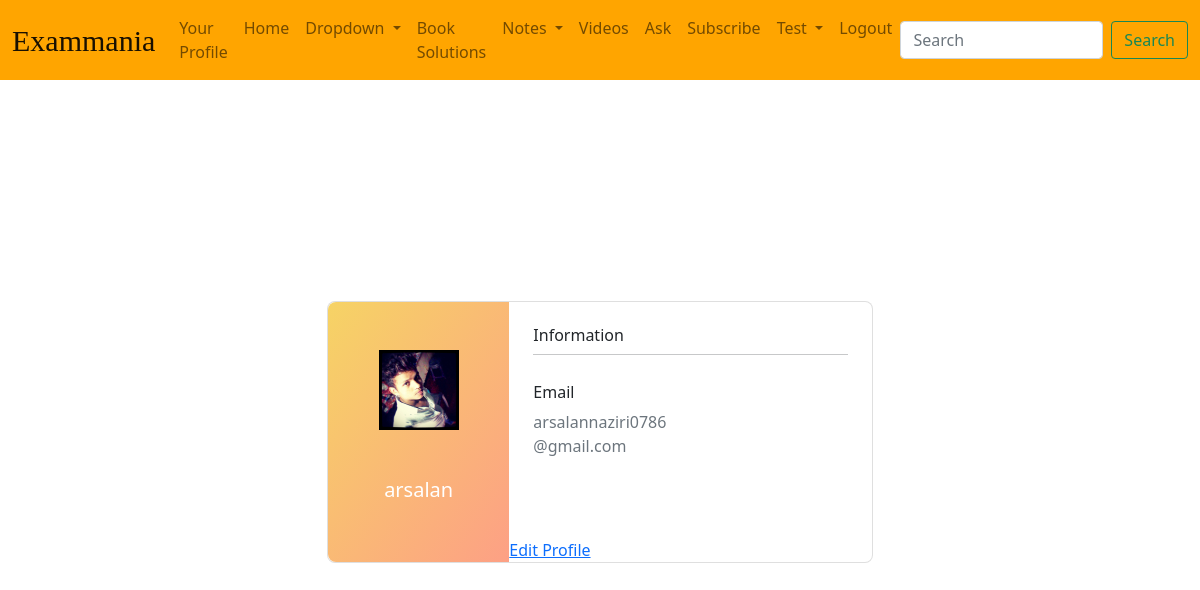
/profile/ (signed in), run on an earlier commit of the app's database.
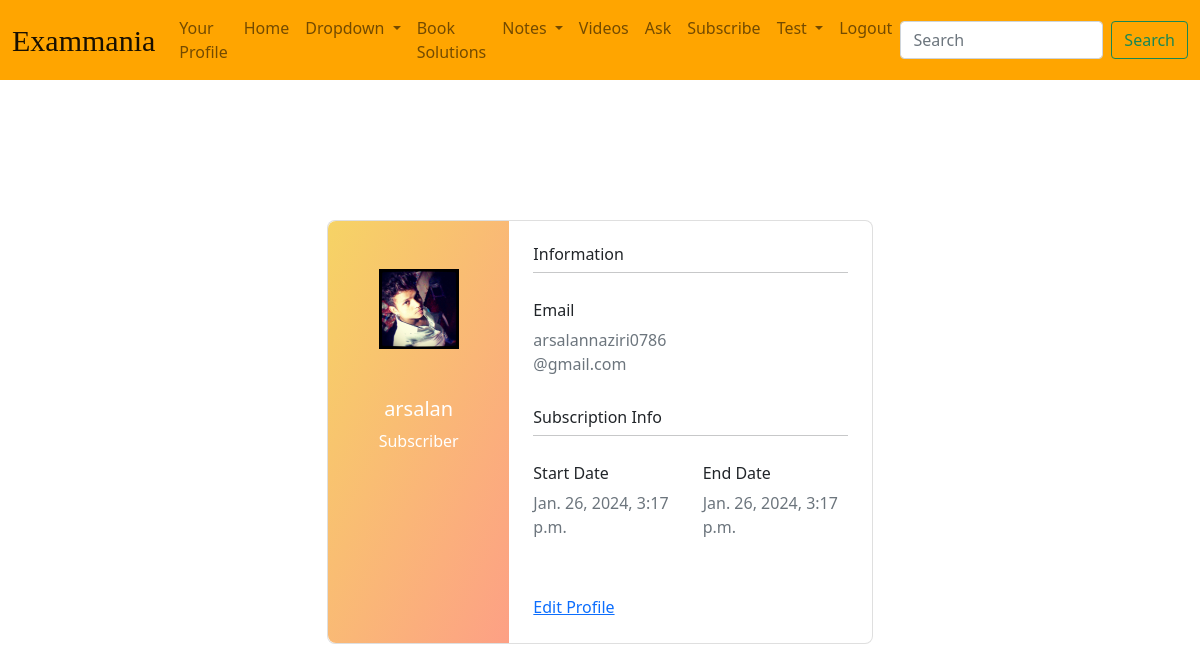
And on a later commit of the database.
### users/models.py (models this page shows, shortened)
class UserProfile(models.Model):
    user = models.OneToOneField(User, on_delete=models.CASCADE)
    city = models.CharField(max_length=100, blank=True, null=True)
    state = models.CharField(max_length=100, blank=True, null=True)
    country = models.CharField(max_length=100, blank=True, null=True)
    phone_no = models.CharField(max_length=15, blank=True, null=True)
    STANDARD_CHOICES = (
        ('9th', '9th Grade'),
        ('10th', '10th Grade'),
        ('11th', '11th Grade'),
        ('12th', '12th Grade'),
        ('12th+', '12th Grade and Above'),
    )
    standard = models.CharField(max_length=10, choices=STANDARD_CHOICES, blank=True, null=True)
    is_subscriber = models.BooleanField(default=False)
    subscription_type = models.CharField(
        max_length=10,
        choices=[('monthly', 'Monthly'), ('yearly', 'Yearly')],
        blank=True, null=True
    )
    subscription_start_date = models.DateTimeField(null=True, blank=True)
    subscription_end_date = models.DateTimeField(null=True, blank=True)

### users/views.py (the view)
# urls.py: path("profile/", views.profile, name="profile"),
@login_required
def profile(request):
    user_profile = UserProfile.objects.get(user=request.user)
    context = {
        'user_profile': user_profile,
      }
    return render(request, 'users/profile.html', context)

### templates/users/profile.html (shortened to what this page needs)
{% load static %}
<!DOCTYPE html>
<html lang="en">
<head>
  <link rel="stylesheet" href="{% static 'main/css/base.css' %}">
  <link href="https://cdn.jsdelivr.net/npm/bootstrap@5.0.2/dist/css/bootstrap.min.css" rel="stylesheet"
>
</head>
<body>
  <nav class="navbar navbar-expand-lg navbar-light fixed-top">
    <div class="container-fluid">
      <a class="navbar-brand" href="#">Exammania</a>
      <div class="collapse navbar-collapse" id="navbarSupportedContent">
        <ul class="navbar-nav me-auto mb-2 mb-lg-0">
          <li class="nav-item">
            <a class="nav-link" href="{% url 'profile' %}">Your Profile</a>
          </li>
          <li class="nav-item">
            <a class="nav-link" href="{% url 'main:index' %}">Home</a>
          </li>
          <li class="nav-item dropdown">
            <a class="nav-link dropdown-toggle" data-bs-auto-close="outside" href="#" role="button"
              data-bs-toggle="dropdown" aria-expanded="false">
              Dropdown
            </a>
          </li>
          <li class="nav-item">
            <a class="nav-link" href="{% url 'main:book_solution' %}">Book Solutions</a>
          </li>
          <li class="nav-item dropdown">
            <a class="nav-link dropdown-toggle" href="#" id="subjectDropdown" role="button" data-bs-toggle="dropdown"
              aria-haspopup="true" aria-expanded="false">
              Notes
            </a>
          </li>
          <li class="nav-item">
            <a class="nav-link" href="{% url 'videos_main' %}">Videos</a>
          </li>
          <li class="nav-item">
            <a class="nav-link" href="{% url 'question_list' %}">Ask</a>
          </li>
          <li class="nav-item">
            <a class="nav-link" href="{% url 'join' %}">Subscribe</a>
          </li>
          <li class="nav-item dropdown">
            <a class="nav-link dropdown-toggle" href="#" id="subjectDropdown" role="button" data-bs-toggle="dropdown"
              aria-haspopup="true" aria-expanded="false">
              Test
            </a>
          </li>
          {% if user.is_authenticated %}
          <li class="nav-item">
            <a class="nav-link" href="{% url 'account_logout' %}">Logout</a>
          </li>
          {% else %}
          <li class="nav-item">
            <a class="nav-link" href="{% url 'account_login' %}">Login</a>
          </li>
          {% endif %}
        </ul>
        <form class="d-flex">
          <input class="form-control me-2" type="search" placeholder="Search" aria-label="Search">
          <button class="btn btn-outline-success" type="submit">Search</button>
        </form>
      </div>
    </div>
  </nav>
  <section class="vh-100">
    <div class="container py-5 h-100">
      <div class="row d-flex justify-content-center align-items-center h-100">
        <div class="col col-lg-6 mb-4 mb-lg-0">
          <div class="card mb-3" style="border-radius: .5rem;">
            <div class="row g-0">
              <div class="col-md-4 gradient-custom text-center text-white"
                style="border-top-left-radius: .5rem; border-bottom-left-radius: .5rem;">
                <img src="{% static 'users/images/image.jpg' %}" alt="Avatar" class="img-fluid my-5"
                  style="width: 80px;" />
                <h5>{{ user_profile.user.username }}</h5>
                {% if user_profile.is_subscriber %}
                <p>Subscriber</p>
                {% endif %}
              </div>
              <div class="col-md-8">
                <div class="card-body p-4">
                  <h6>Information</h6>
                  <hr class="mt-0 mb-4">
                  <div class="row pt-1">
                    <div class="col-6 mb-3">
                      <h6>Email</h6>
                      <p class="text-muted">{{ user_profile.user.email }}</p>
                    </div>
                  </div>
                  {% if user_profile.is_subscriber %}
                  <h6>Subscription Info</h6>
                  <hr class="mt-0 mb-4">
                  <div class="row pt-1">
                    <div class="col-6 mb-3">
                      <h6>Start Date</h6>
                      <p class="text-muted">{{user_profile.subscription_start_date}}</p>
                    </div>
                    <div class="col-6 mb-3">
                      <h6>End Date</h6>
                      <p class="text-muted">{{user_profile.subscription_start_date}}</p>
                    </div>
                    {% endif %}
                  </div>
                  <div class="d-flex justify-content-start">
                    <a href="#!"></a>
                    <a href="#!"></a>
                  </div>
                  <div>
                    <a href="{% url 'edit_profile' %}">Edit Profile</a>
                  </div>
                </div>
              </div>
            </div>
          </div>
        </div>
      </div>
    </div>
  </section>
</body>
</html>

### main/static/main/css/base.css (style rules this page uses)
body { background-color: black; color: white; }
.navbar { background-color: orange; }
.navbar-brand { font-family: "Pacifico", cursive; font-size: 30px; }

### templates/users/profile.html (style rules this page uses)
body { background-image: url(/static/main/images/darkened.png); background-attachment: fixed; background-position: center; background-size: cover; }
section { margin-top: 40px; }
.gradient-custom { background: #ae2020; background: -webkit-linear-gradient(to right bottom, rgba(246, 211, 101, 1), rgba(253, 160, 133, 1)); background: linear-gradient(to right bottom, rgba(246, 211, 101, 1), rgba(253, 160, 133, 1)) }
.navbar { background-color: orange; }
.navbar a { color: white; }
.navbar-brand { font-family: "Pacifico", cursive; font-size: 30px; }

What changed in the data, as far as the page shows it:
changed UserProfile "arsalan": is_subscriber False → True (drawn); subscription_start_date (not shown) → "Jan. 26, 2024, 3:17 p.m."
Also different on the page:
text now shown: "Subscriber Subscription Info Start Date End Date"
